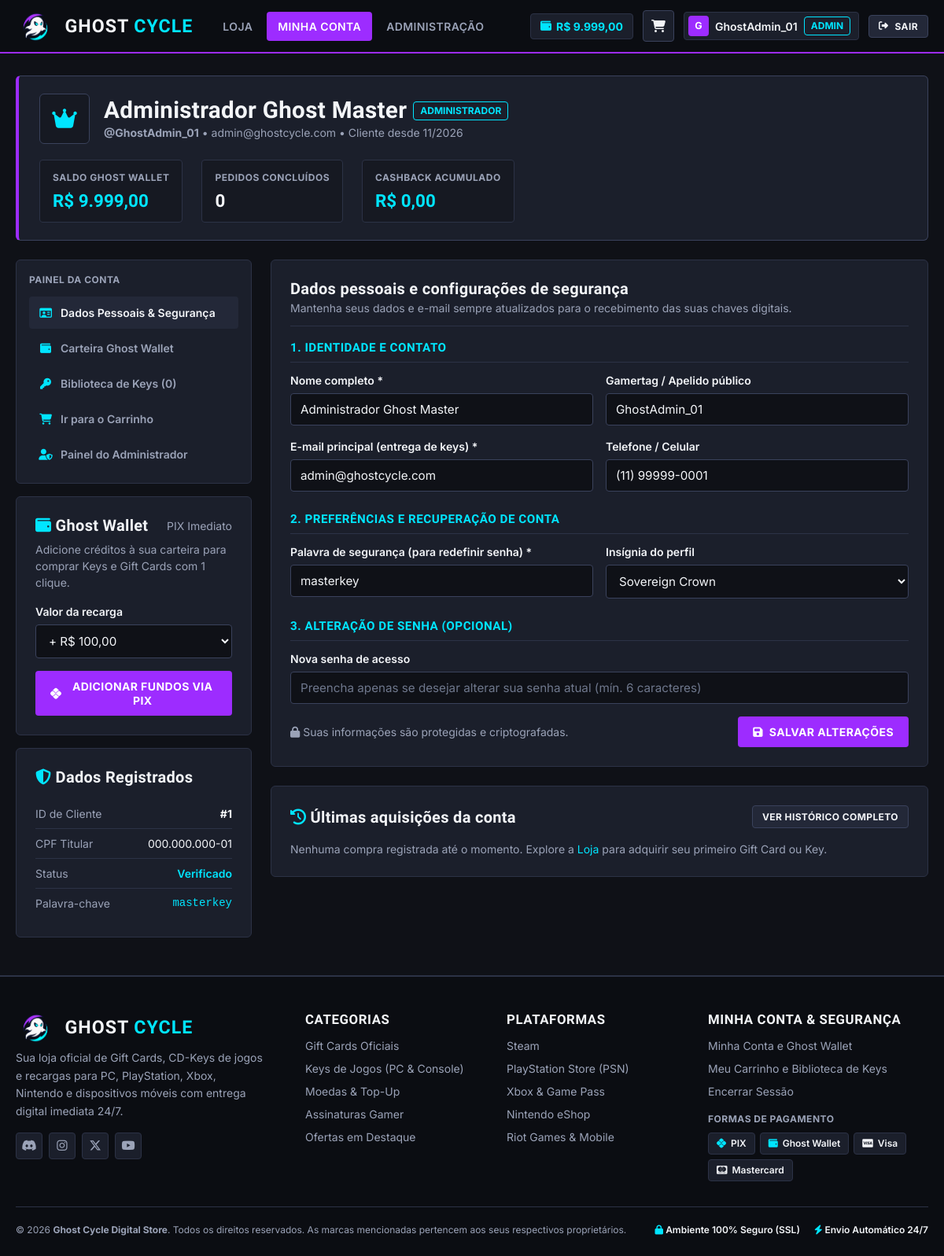
The app's page /perfil.php (signed in) with its own data.
### tables this page shows
CREATE TABLE usuarios (
    id INT AUTO_INCREMENT PRIMARY KEY,
    nome VARCHAR(120) NOT NULL,
    email VARCHAR(150) NOT NULL UNIQUE,
    cpf VARCHAR(14) NOT NULL UNIQUE,
    telefone VARCHAR(20) DEFAULT NULL,
    nick_gamer VARCHAR(80) DEFAULT NULL,
    senha VARCHAR(255) NOT NULL,
    palavra_seguranca VARCHAR(100) NOT NULL DEFAULT 'ghost',
    tipo ENUM('comum', 'admin') NOT NULL DEFAULT 'comum',
    saldo DECIMAL(10, 2) NOT NULL DEFAULT 0.00,
    avatar VARCHAR(100) DEFAULT 'cyber-ghost',
    status ENUM('ativo', 'suspenso') NOT NULL DEFAULT 'ativo',
    criado_em DATETIME DEFAULT CURRENT_TIMESTAMP,
    atualizado_em DATETIME DEFAULT CURRENT_TIMESTAMP ON UPDATE CURRENT_TIMESTAMP
);

### config/conexao.php (called while the page is built, shortened)
<?php
function estaLogado(): bool {
    return isset($_SESSION['usuario_id']) && !empty($_SESSION['usuario_id']);
}
function ehAdmin(): bool {
    return estaLogado() && isset($_SESSION['usuario_tipo']) && $_SESSION['usuario_tipo'] === 'admin';
}
function usuarioAtual(PDO $pdo): ?array {
    $stmt = $pdo->prepare("SELECT * FROM usuarios WHERE id = ? LIMIT 1");
    $stmt->execute([$_SESSION['usuario_id']]);
    $user = $stmt->fetch();
    return $user;
}
function formatarMoeda(float $valor): string {
    return 'R$ ' . number_format($valor, 2, ',', '.');
}

### perfil.php (the view, shortened to what this page needs)
<?php
require_once __DIR__ . '/config/conexao.php';
$usuario = usuarioAtual($pdo);
$stmtStats = $pdo->prepare("SELECT COUNT(*) AS total_compras, COALESCE(SUM(valor_total), 0) AS total_gasto, COALESCE(SUM(cashback_ganho), 0) AS total_cashback FROM pedidos WHERE usuario_id = ?");
$stmtStats->execute([$usuario['id']]);
$stats = $stmtStats->fetch();
$stmtRecentes = $pdo->prepare("
    SELECT p.*, pr.titulo AS produto_titulo, pr.plataforma
    FROM pedidos p
    INNER JOIN produtos pr ON pr.id = p.produto_id
    WHERE p.usuario_id = ?
    ORDER BY p.id DESC
    LIMIT 3
");
$stmtRecentes->execute([$usuario['id']]);
$pedidosRecentes = $stmtRecentes->fetchAll();
$iconeAvatarMapa = [
    'cyber-ghost' => 'fa-ghost',
    'neon-ninja'  => 'fa-user-ninja',
    'stealth-wolf'=> 'fa-shield-cat',
    'admin-crown' => 'fa-crown',
];
$iconeAvatarAtual = $iconeAvatarMapa[$usuario['avatar'] ?? 'cyber-ghost'] ?? 'fa-ghost';
require_once __DIR__ . '/includes/header.php';
?>
<main class="container page">
    <section class="account-banner">
        <div class="account-identity">
            <div class="account-avatar">
                <i class="fa-solid <?= htmlspecialchars($iconeAvatarAtual) ?>"></i>
            </div>
            <div>
                <div class="flex gap-1 center-y wrap">
                    <h1><?= htmlspecialchars($usuario['nome']) ?></h1>
                    <span class="role-tag <?= $usuario['tipo'] ?>"><?= $usuario['tipo'] === 'admin' ? 'Administrador' : 'Membro Verificado' ?></span>
                </div>
                <p class="muted small">
                    <strong>@<?= htmlspecialchars($usuario['nick_gamer'] ?: 'GhostPlayer') ?></strong> •
                    <?= htmlspecialchars($usuario['email']) ?> •
                    Cliente desde <?= date('m/Y', strtotime($usuario['criado_em'])) ?>
                </p>
            </div>
        </div>
        <div class="account-metrics">
            <div class="account-metric">
                <span class="muted-label">Saldo Ghost Wallet</span>
                <strong class="metric-val accent" id="perfil-saldo-atual"><?= formatarMoeda((float)$usuario['saldo']) ?></strong>
            </div>
            <div class="account-metric">
                <span class="muted-label">Pedidos Concluídos</span>
                <strong class="metric-val"><?= (int)$stats['total_compras'] ?></strong>
            </div>
            <div class="account-metric">
                <span class="muted-label">Cashback Acumulado</span>
                <strong class="metric-val accent"><?= formatarMoeda((float)$stats['total_cashback']) ?></strong>
            </div>
        </div>
    </section>
    <div class="account-layout">
        <aside class="account-sidebar">
            <nav class="account-nav card-panel mb-2">
                <div class="muted-label mb-1">Painel da Conta</div>
                <a href="#dados-pessoais" class="account-nav-link active"><i class="fa-regular fa-id-card"></i> Dados Pessoais &amp; Segurança</a>
                <a href="#carteira" class="account-nav-link"><i class="fa-solid fa-wallet"></i> Carteira Ghost Wallet</a>
                <a href="comprar.php#cofre-keys" class="account-nav-link"><i class="fa-solid fa-key"></i> Biblioteca de Keys (<?= (int)$stats['total_compras'] ?>)</a>
                <a href="comprar.php" class="account-nav-link"><i class="fa-solid fa-cart-shopping"></i> Ir para o Carrinho</a>
                <?php if (ehAdmin()): ?>
                    <a href="admin.php" class="account-nav-link"><i class="fa-solid fa-user-shield"></i> Painel do Administrador</a>
                <?php endif; ?>
            </nav>
            <div class="card-panel mb-2" id="carteira">
                <div class="flex between center-y mb-1">
                    <h2 style="margin-bottom:0;"><i class="fa-solid fa-wallet accent"></i> Ghost Wallet</h2>
                    <span class="small muted">PIX Imediato</span>
                </div>
                <p class="muted small mb-2">Adicione créditos à sua carteira para comprar Keys e Gift Cards com 1 clique.</p>
                <form action="perfil.php" method="POST">
                    <label class="form-label" for="select-recarga">Valor da recarga</label>
                    <select name="valor_recarga" class="form-control mb-2" id="select-recarga">
                        <option value="100.00" selected>+ R$ 100,00</option>
                    </select>
                    <button type="submit" class="btn btn-primary btn-block" id="btn-recarregar-saldo">
                        <i class="fa-brands fa-pix"></i> Adicionar fundos via PIX
                    </button>
                </form>
            </div>
            <div class="card-panel">
                <h2><i class="fa-solid fa-shield-halved accent"></i> Dados Registrados</h2>
                <div class="kv"><span>ID de Cliente</span><strong>#<?= (int)$usuario['id'] ?></strong></div>
                <div class="kv"><span>CPF Titular</span><span><?= htmlspecialchars($usuario['cpf']) ?></span></div>
                <div class="kv"><span>Status</span><span class="status-ok">Verificado</span></div>
                <div class="kv"><span>Palavra-chave</span><code><?= htmlspecialchars($usuario['palavra_seguranca']) ?></code></div>
            </div>
        </aside>
        <div class="account-content">
            <div class="card-panel mb-3" id="dados-pessoais">
                <div class="panel-title-row">
                    <div>
                        <h2 style="margin-bottom:2px;">Dados pessoais e configurações de segurança</h2>
                        <p class="muted small">Mantenha seus dados e e-mail sempre atualizados para o recebimento das suas chaves digitais.</p>
                    </div>
                </div>
                <form action="perfil.php" method="POST" id="form-editar-perfil" novalidate>
                    <div class="form-section-title">1. Identidade e Contato</div>
                    <div class="form-row">
                        <div class="form-group">
                            <label class="form-label" for="nome">Nome completo *</label>
                            <input type="text" class="form-control" id="nome" name="nome" value="<?= htmlspecialchars($usuario['nome']) ?>" required>
                        </div>
                        <div class="form-group">
                            <label class="form-label" for="nick_gamer">Gamertag / Apelido público</label>
                            <input type="text" class="form-control" id="nick_gamer" name="nick_gamer" value="<?= htmlspecialchars($usuario['nick_gamer'] ?? '') ?>">
                        </div>
                    </div>
                    <div class="form-row">
                        <div class="form-group">
                            <label class="form-label" for="email">E-mail principal (entrega de keys) *</label>
                            <input type="email" class="form-control" id="email" name="email" value="<?= htmlspecialchars($usuario['email']) ?>" required>
                        </div>
                        <div class="form-group">
                            <label class="form-label" for="telefone">Telefone / Celular</label>
                            <input type="text" class="form-control" id="telefone" name="telefone" value="<?= htmlspecialchars($usuario['telefone'] ?? '') ?>" placeholder="(11) 99999-9999">
                        </div>
                    </div>
                    <div class="form-section-title mt-1">2. Preferências e Recuperação de Conta</div>
                    <div class="form-row">
                        <div class="form-group">
                            <label class="form-label" for="palavra_seguranca">Palavra de segurança (para redefinir senha) *</label>
                            <input type="text" class="form-control" id="palavra_seguranca" name="palavra_seguranca" value="<?= htmlspecialchars($usuario['palavra_seguranca']) ?>" required>
                        </div>
                        <div class="form-group">
                            <label class="form-label" for="avatar">Insígnia do perfil</label>
                            <select class="form-control" id="avatar" name="avatar">
                                <option value="admin-crown" <?= ($usuario['avatar'] === 'admin-crown') ? 'selected' : '' ?>>Sovereign Crown</option>
                            </select>
                        </div>
                    </div>
                    <div class="form-section-title mt-1">3. Alteração de Senha (Opcional)</div>
                    <div class="form-group">
                        <label class="form-label" for="nova_senha">Nova senha de acesso</label>
                        <input type="password" class="form-control" id="nova_senha" name="nova_senha" placeholder="Preencha apenas se desejar alterar sua senha atual (mín. 6 caracteres)">
                    </div>
                    <div class="flex gap-1 between center-y wrap mt-2">
                        <span class="muted small"><i class="fa-solid fa-lock"></i> Suas informações são protegidas e criptografadas.</span>
                        <button type="submit" class="btn btn-primary" id="btn-salvar-perfil">
                            <i class="fa-solid fa-floppy-disk"></i> Salvar alterações
                        </button>
                    </div>
                </form>
            </div>
            <div class="card-panel">
                <div class="flex between center-y wrap mb-2">
                    <h2 style="margin-bottom:0;"><i class="fa-solid fa-clock-rotate-left accent"></i> Últimas aquisições da conta</h2>
                    <a href="comprar.php#cofre-keys" class="btn btn-outline btn-sm">Ver histórico completo</a>
                </div>
                <?php if (!$pedidosRecentes): ?>
                    <p class="muted small">Nenhuma compra registrada até o momento. Explore a <a href="index.php" class="accent">Loja</a> para adquirir seu primeiro Gift Card ou Key.</p>
                <?php endif; ?>
            </div>
        </div>
    </div>
</main>
<?php require_once __DIR__ . '/includes/footer.php'; ?>

### includes/header.php (shortened to what this page needs)
<?php
require_once __DIR__ . '/../config/conexao.php';
$usuarioLogado = usuarioAtual($pdo);
$paginaAtual = basename($_SERVER['PHP_SELF']);
?>
<!DOCTYPE html>
<html lang="pt-BR">
<head>
    <link rel="stylesheet" href="https://cdnjs.cloudflare.com/ajax/libs/font-awesome/6.5.1/css/all.min.css">
    <link rel="stylesheet" href="assets/css/style.css">
</head>
<body>
<header class="site-header">
    <div class="container navbar">
        <a href="index.php" class="brand-logo" title="Ghost Cycle - Home">
            <img src="assets/img/logo-icon.png" alt="Ghost Cycle" class="logo-emblem">
            <span class="brand-name">GHOST <span>CYCLE</span></span>
        </a>
        <ul class="nav-links">
            <li><a href="index.php" class="<?= $paginaAtual === 'index.php' ? 'active' : '' ?>">Loja</a></li>
            <?php if ($usuarioLogado): ?>
                <li><a href="perfil.php" class="<?= $paginaAtual === 'perfil.php' ? 'active' : '' ?>">Minha Conta</a></li>
                <?php if (ehAdmin()): ?>
                    <li><a href="admin.php" class="admin-link <?= $paginaAtual === 'admin.php' ? 'active' : '' ?>">Administração</a></li>
                <?php endif; ?>
            <?php endif; ?>
        </ul>
        <div class="nav-actions">
            <?php if ($usuarioLogado): ?>
                <a href="perfil.php#carteira" class="wallet-pill" title="Saldo disponível na Ghost Wallet">
                    <i class="fa-solid fa-wallet"></i>
                    <strong><?= formatarMoeda((float)$usuarioLogado['saldo']) ?></strong>
                </a>
                <a href="comprar.php" class="cart-icon-btn <?= $paginaAtual === 'comprar.php' ? 'active' : '' ?>" id="btn-nav-carrinho" title="Carrinho de Compras e Cofre de Keys">
                    <i class="fa-solid fa-cart-shopping"></i>
                </a>
                <a href="perfil.php" class="user-chip" title="Acessar Minha Conta">
                    <span class="user-avatar-mini"><?= strtoupper(substr($usuarioLogado['nick_gamer'] ?: $usuarioLogado['nome'], 0, 1)) ?></span>
                    <span><?= htmlspecialchars($usuarioLogado['nick_gamer'] ?: explode(' ', $usuarioLogado['nome'])[0]) ?></span>
                    <span class="role-tag <?= $usuarioLogado['tipo'] ?>"><?= $usuarioLogado['tipo'] ?></span>
                </a>
                <a href="logout.php" class="btn btn-outline btn-sm" id="btn-logout" title="Encerrar sessão">
                    <i class="fa-solid fa-right-from-bracket"></i> Sair
                </a>
            <?php else: ?>
                <a href="login.php" class="btn btn-outline btn-sm" id="btn-nav-login">Entrar</a>
                <a href="cadastro.php" class="btn btn-primary btn-sm" id="btn-nav-cadastro">Cadastre-se</a>
            <?php endif; ?>
        </div>
    </div>
</header>

### records on screen
usuarios: saldo "R$ 9.999,00", nick_gamer "G", nick_gamer "GhostAdmin_01", tipo "ADMIN", nome "Administrador Ghost Master", email "admin@ghostcycle.com", criado_em "11/2026", id "1", cpf "000.000.000-01", palavra_seguranca "masterkey", telefone "(11) 99999-0001", avatar "Sovereign Crown"

### other values on screen
$stats['total_compras'] "0"
formatarMoeda((float)$stats['total_cashback']) "R$ 0,00"
